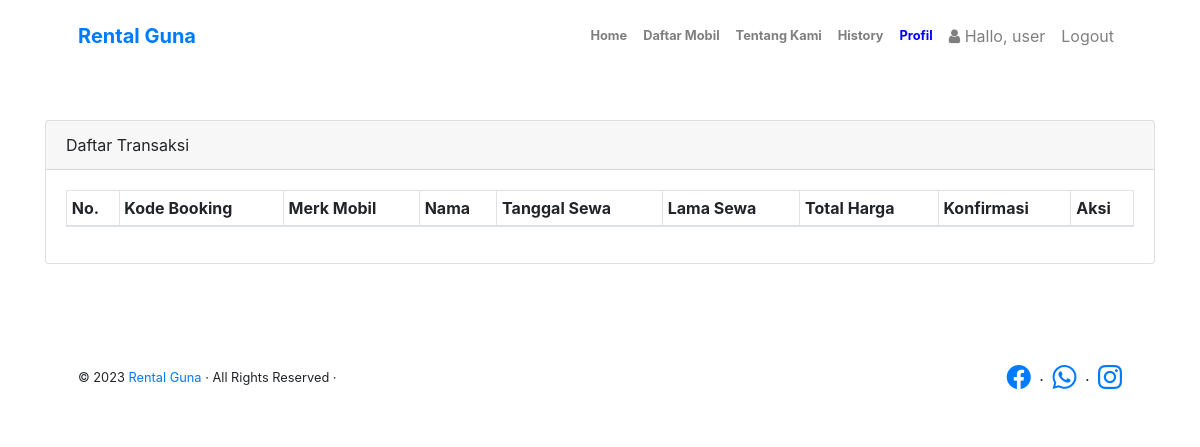
The page /history.php (signed in) on the database as committed earlier.
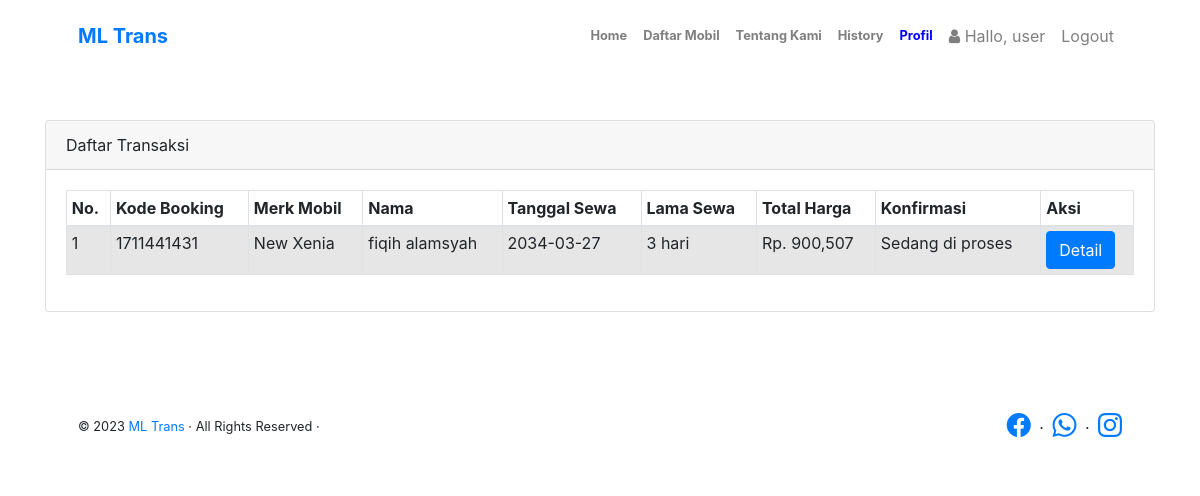
The same page on the database as committed later.
### tables this page shows
CREATE TABLE `infoweb` (
  `id` int(11) NOT NULL,
  `nama_rental` varchar(255) DEFAULT NULL,
  `telp` varchar(15) DEFAULT NULL,
  `alamat` text DEFAULT NULL,
  `email` varchar(255) DEFAULT NULL,
  `no_rek` text DEFAULT NULL,
  `updated_at` timestamp NOT NULL DEFAULT current_timestamp()
);

CREATE TABLE `booking` (
  `id_booking` int(11) NOT NULL,
  `kode_booking` varchar(255) NOT NULL,
  `id_login` int(11) NOT NULL,
  `id_mobil` int(11) NOT NULL,
  `ktp` varchar(255) NOT NULL,
  `img_ktp` varchar(255) NOT NULL,
  `nama` varchar(255) NOT NULL,
  `alamat` varchar(255) NOT NULL,
  `no_tlp` varchar(15) NOT NULL,
  `tanggal` varchar(255) NOT NULL,
  `lama_sewa` int(11) NOT NULL,
  `total_harga` int(11) NOT NULL,
  `konfirmasi_pembayaran` varchar(255) NOT NULL,
  `tgl_input` varchar(255) NOT NULL
);

CREATE TABLE `mobil` (
  `id_mobil` int(11) NOT NULL,
  `no_plat` varchar(255) NOT NULL,
  `merk` varchar(255) NOT NULL,
  `harga` int(255) NOT NULL,
  `deskripsi` varchar(255) NOT NULL,
  `status` varchar(255) NOT NULL,
  `gambar` text NOT NULL
);

### koneksi/koneksi.php (called while the page is built, shortened)
<?php
$user = 'root';
$pass = '';
$koneksi = new PDO("mysql:host=localhost;dbname=rental_mobil", $user, $pass);
$sql_web = "SELECT * FROM infoweb WHERE id = 1";
$row_web = $koneksi->prepare($sql_web);
$row_web->execute();
$info_web = $row_web->fetch(PDO::FETCH_OBJ);

### history.php (the view, shortened to what the changed rows need)
<?php
require 'koneksi/koneksi.php';
include 'header.php';
$user_id = $_SESSION['USER']['id_login'];
$hasil = $koneksi->query("SELECT mobil.merk, booking.* FROM booking JOIN mobil ON
    booking.id_mobil=mobil.id_mobil WHERE booking.id_login = $user_id ORDER BY id_booking DESC")->fetchAll();
?>
<br>
<br>
<div class="container">
    <div class="row">
        <div class="col-sm-12">
            <div class="card">
                <div class="card-body">
                    <table class="table table-striped table-bordered table-sm">
                        <thead>
                            <tr>
                                <th>No. </th>
                                <th>Kode Booking</th>
                                <th>Merk Mobil</th>
                                <th>Nama </th>
                                <th>Tanggal Sewa </th>
                                <th>Lama Sewa </th>
                                <th>Total Harga</th>
                                <th>Konfirmasi</th>
                                <th>Aksi</th>
                            </tr>
                        </thead>
                        <tbody>
                            <?php $no = 1;
                            foreach ($hasil as $isi) { ?>
                                <tr>
                                    <td><?php echo $no; ?></td>
                                    <td><?= $isi['kode_booking']; ?></td>
                                    <td><?= $isi['merk']; ?></td>
                                    <td><?= $isi['nama']; ?></td>
                                    <td><?= $isi['tanggal']; ?></td>
                                    <td><?= $isi['lama_sewa']; ?> hari</td>
                                    <td>Rp. <?= number_format($isi['total_harga']); ?></td>
                                    <td><?= $isi['konfirmasi_pembayaran']; ?></td>
                                    <td>
                                        <a class="btn btn-primary" href="bayar.php?id=<?= $isi['kode_booking']; ?>" role="button">Detail</a>
                                    </td>
                                </tr>
                            <?php $no++;
                            } ?>
                        </tbody>
                    </table>
                </div>
            </div>
        </div>
    </div>
</div>
<br>
<br>
<br>
<?php include 'footer.php'; ?>

### header.php (shortened to what the changed rows need)
<!DOCTYPE html>
<html lang="en">
<head>
    <link href="https://cdn.jsdelivr.net/npm/bootstrap-icons@1.8.1/font/bootstrap-icons.css" rel="stylesheet" />
    <link href="assets/assets2/css/styles.css" rel="stylesheet" />
    <link rel="stylesheet" type="text/css" href="assets/swal/sweetalert.css">
    <link href="https://cdn.jsdelivr.net/npm/@sweetalert2/theme-dark@4/dark.css" rel="stylesheet">
    <link rel="stylesheet" href="sweetalert2.min.css">
    <link rel="stylesheet" href="assets/css/bootstrap.css">
    <link rel="stylesheet" href="assets/css/font-awesome.css">
</head>
<body class="d-flex flex-column h-100">
    <main class="flex-shrink-0">
        <nav class="navbar navbar-expand-lg navbar-light bg-white py-3">
            <div class="container px-5">
                <a class="navbar-brand" href="index.php"><span class="fw-bolder text-primary"><?= $info_web->nama_rental; ?></span></a>
            </div>
        </nav>

### footer.php (shortened to what the changed rows need)
<footer class="bg-white py-4 mt-auto">
    <div class="container px-5">
        <div class="row align-items-center justify-content-between flex-column flex-sm-row">
            <div class="col-auto">
                <div class="small m-0">&copy; 2023 <a href="index.php"><?= $info_web->nama_rental; ?></a> · All Rights Reserved ·</div>
            </div>
        </div>
    </div>
</footer>
<link rel="stylesheet" type="text/css" href="assets/swal/sweetalert.css">
<link rel="stylesheet" href="sweetalert2.min.css">

Rows that differ between the two databases and show on the page:
changed infoweb: nama_rental "Rental Guna" → "ML Trans"
added booking: kode_booking "1711441431", id_mobil.merk "New Xenia", nama "fiqih alamsyah", tanggal "2034-03-27", lama_sewa "3", total_harga "900,507", konfirmasi_pembayaran "Sedang di proses"
